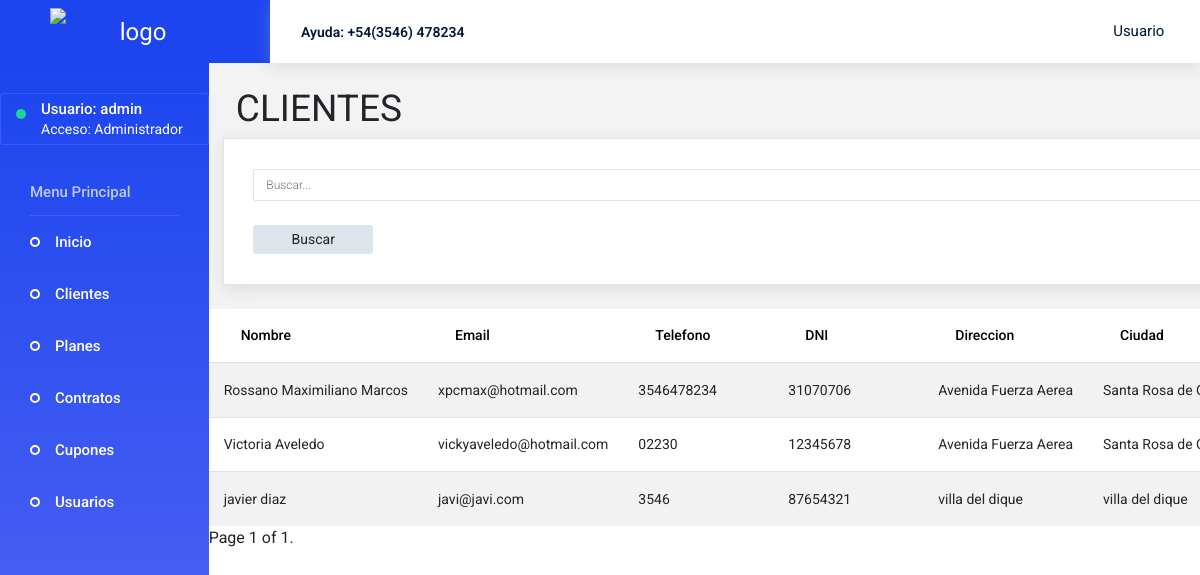
Before: /clientes/ (signed in) with the older database file.
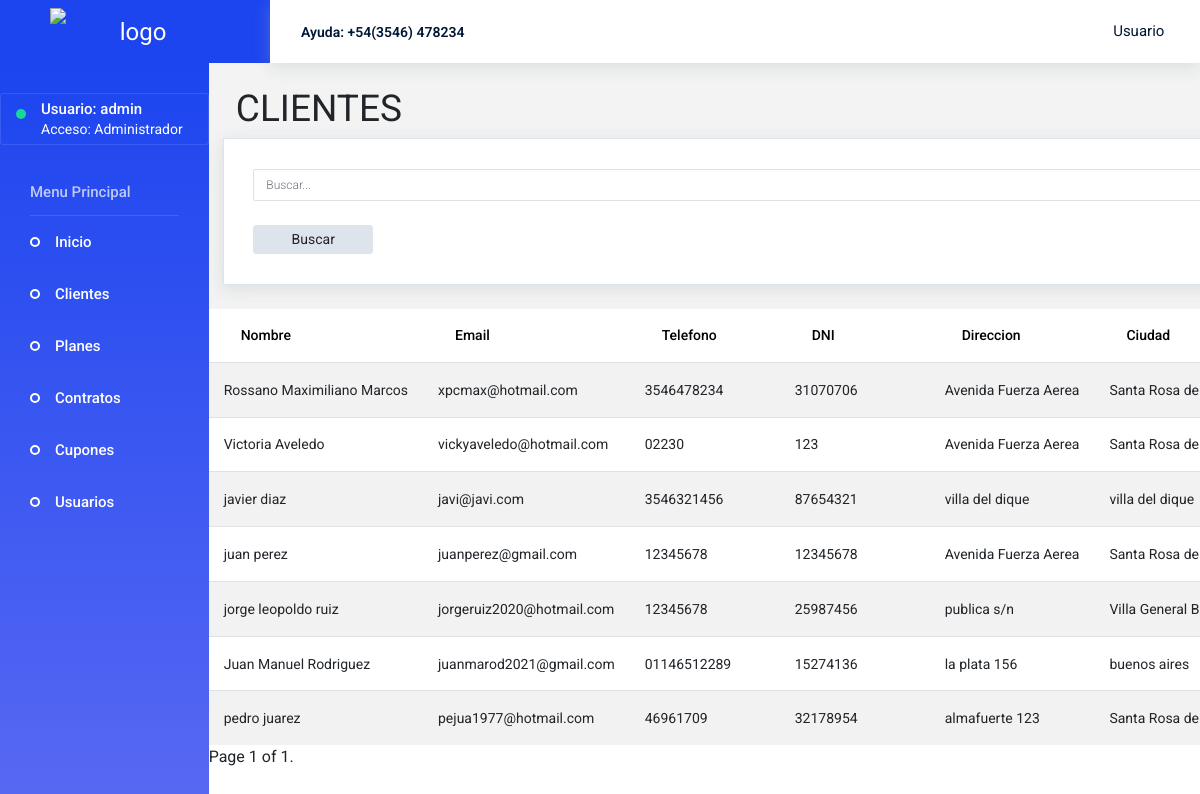
After: the same page with the newer database file.
### core/models.py (models this page shows, shortened)
class Cliente(models.Model):
    nombre = models.CharField(max_length=80)
    email = models.EmailField(max_length=50, unique=True)
    telefono = models.CharField(max_length=20)
    dni = models.IntegerField(unique=True)
    direccion = models.CharField(max_length=50)
    ciudad = models.CharField(max_length=50)
    codigo_postal = models.IntegerField(validators=[MaxValueValidator(9999),MinValueValidator(1000)])
    provincia = models.CharField(max_length=50)

### core/views.py (the view, shortened to what this page needs)
# urls.py: path('clientes/', clientes, name="clientes"),
@login_required
def clientes(request):
    cliente = Cliente.objects.all()
    if request.POST.get('nombre'):
        cliente = cliente.all().order_by(Lower('nombre'))
    if request.POST.get('email'):
        cliente = cliente.all().order_by("email")
    if request.POST.get('telefono'):
        cliente = cliente.all().order_by("telefono")
    if request.POST.get('dni'):
        cliente = cliente.all().order_by("dni")
    if request.POST.get('direccion'):
        cliente = cliente.all().order_by("direccion")
    if request.POST.get('ciudad'):
        cliente = cliente.all().order_by("ciudad")
    if request.POST.get('cp'):
        cliente = cliente.all().order_by("codigo_postal")
    if request.POST.get('provincia'):
        cliente = cliente.all().order_by("provincia")
    paginator = Paginator(cliente, 10)
    page_number = request.GET.get('page')
    page_obj = paginator.get_page(page_number)
    data = {
        'clientes':cliente,
        'page_obj': page_obj,
    }
    return render(request, 'core/clientes.html', data)

### core/templates/core/clientes.html (shortened to what this page needs)
{% extends 'core/base.html' %}
{% load static %}
{% block contenido %}
<form class="" action="" method="POST">
        <div class="content-wrapper">
            <h1 id="titulo">CLIENTES</h1>
            <div class="row">
                    <div class="row flex-grow">
                        <div class="col-12">
                            <div class="card">
                                <div class="card-body">
                                    <input type="search" class="form-control" placeholder="Buscar..." name="busqueda"><br><br>
                                    <button type="submit" class="btn btn-secondary btn-fw" name="buscar" value="buscar">Buscar</button>
                                </div>
                            </div>
                        </div>
                    </div>
            </div>
        </div>
    <table class="table table-striped">
        <thead>
            <tr>
                <th><button type="submit" class="btn btn-link btn-fw" name="nombre" value="nombre">Nombre</button></th>
                <th><button type="submit" class="btn btn-link btn-fw" name="email" value="email">Email</button></th>
                <th><button type="submit" class="btn btn-link btn-fw" name="telefono" value="telefono">Telefono</button></th>
                <th><button type="submit" class="btn btn-link btn-fw" name="dni" value="dni">DNI</button></th>
                <th><button type="submit" class="btn btn-link btn-fw" name="direccion" value="direccion">Direccion</button></th>
                <th><button type="submit" class="btn btn-link btn-fw" name="ciudad" value="ciudad">Ciudad</button></th>
            </tr>
        </thead>
        {% for p in page_obj %}
            <tr>
                <td>{{ p.nombre }}</td>
                <td>{{ p.email }}</td>
                <td>{{ p.telefono }}</td>
                <td>{{ p.dni }}</td>
                <td>{{ p.direccion }}</td>
                <td>{{ p.ciudad }}</td>
            </tr>
        {% endfor %}
    </table>
    <div class="pagination">
        <span class="step-links">
            <span class="current">
                Page {{ page_obj.number }} of {{ page_obj.paginator.num_pages }}.
            </span>
        </span>
    </div>
</form>
{% endblock %}

Changed rows visible on the page:
changed Cliente "Victoria Aveledo": dni "12345678" → "123"
changed Cliente "javier diaz": telefono "3546" → "3546321456"
added Cliente: nombre "juan perez", email "juanperez@gmail.com", telefono "12345678", dni "12345678", direccion "Avenida Fuerza Aerea", ciudad "Santa Rosa de…"
added Cliente: nombre "jorge leopoldo ruiz", email "jorgeruiz2020@hotmail.com", telefono "12345678", dni "25987456", direccion "publica s/n", ciudad "Villa General…"
added Cliente: nombre "Juan Manuel Rodriguez", email "juanmarod2021@gmail.com", telefono "01146512289", dni "15274136", direccion "la plata 156", ciudad "buenos aires"
added Cliente: nombre "pedro juarez", email "pejua1977@hotmail.com", telefono "46961709", dni "32178954", direccion "almafuerte 123", ciudad "Santa Rosa de…"
